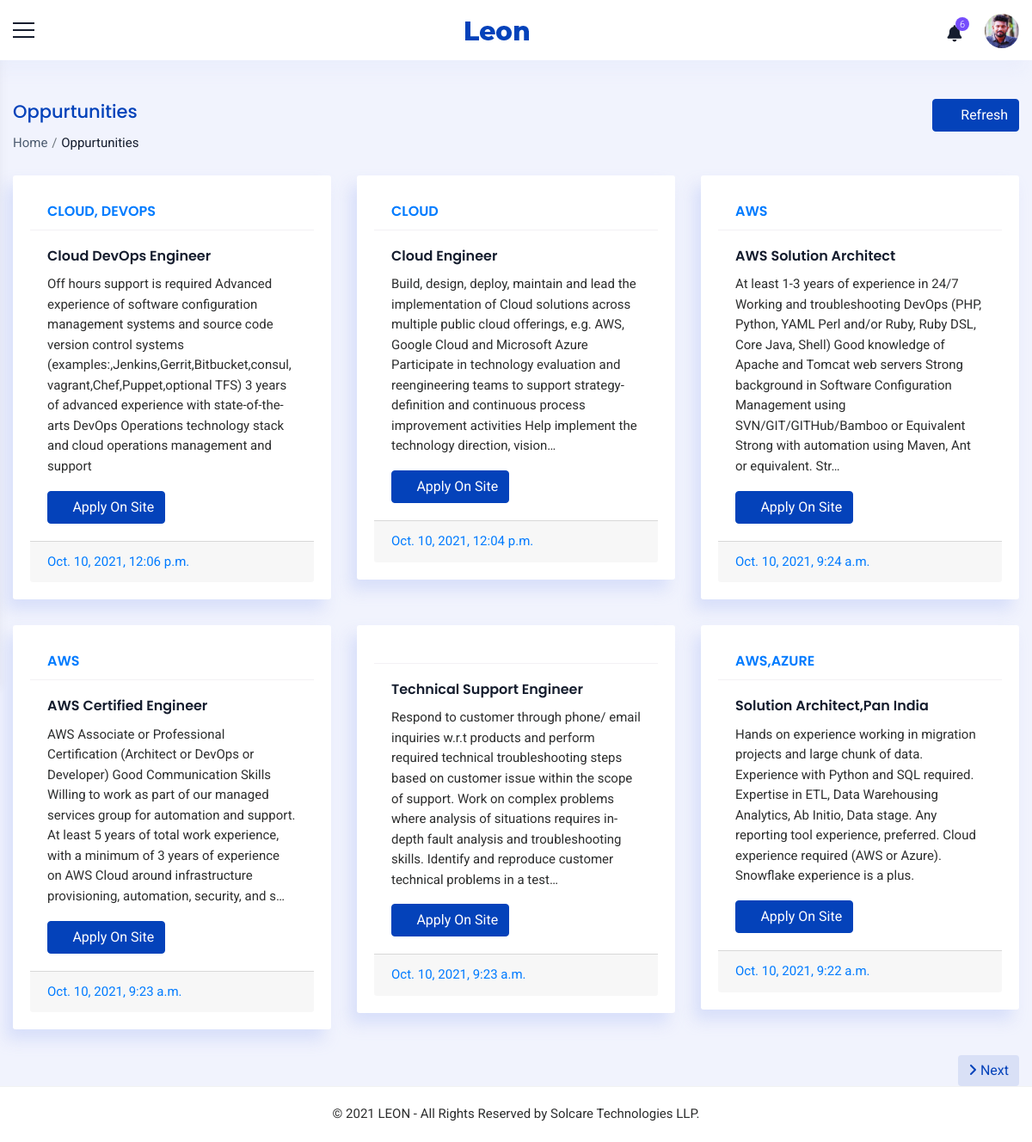
Page /staff/jobs/ (signed in) on the earlier database version.
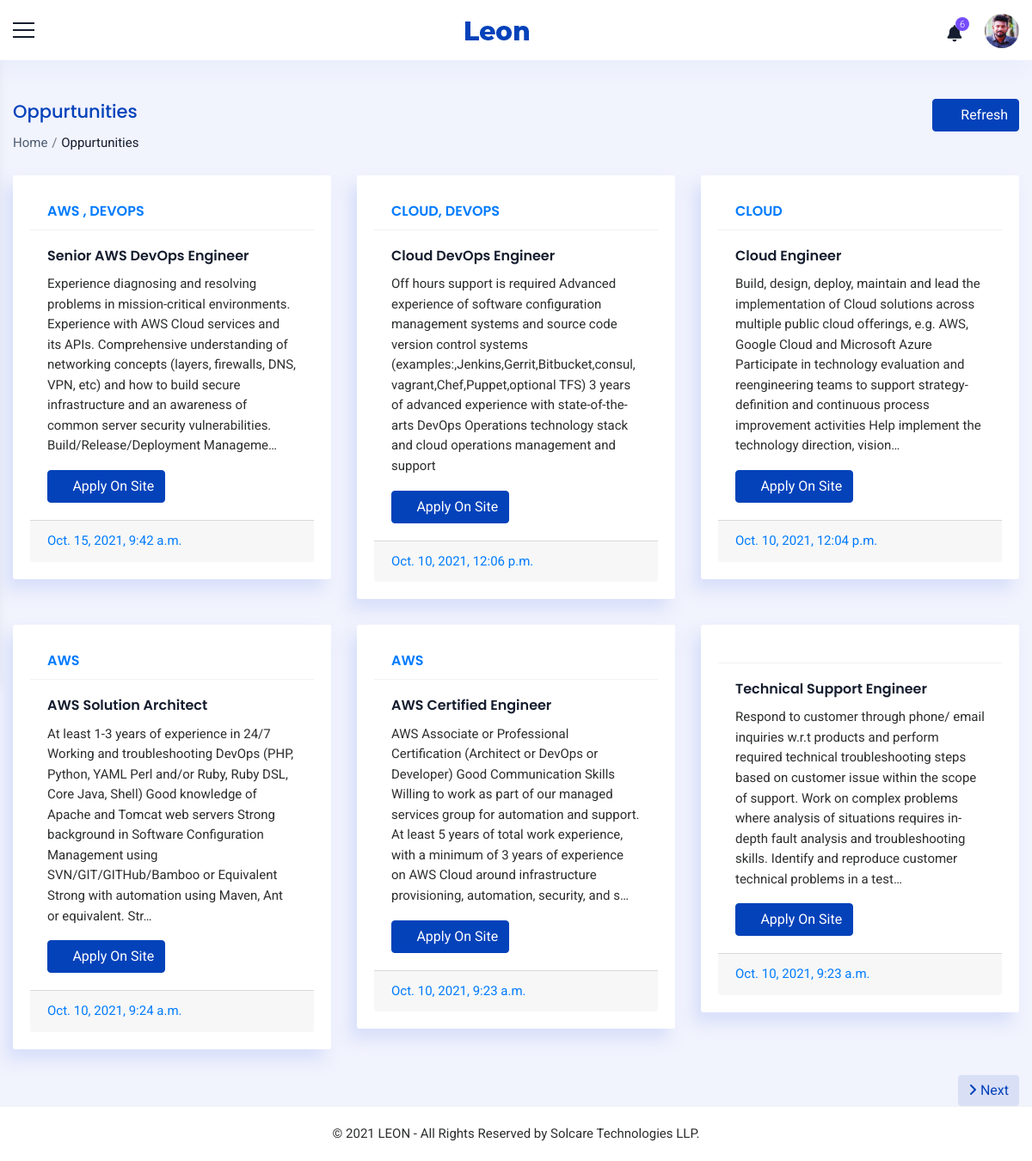
Same page on the later database version.
### accounts/models.py (models this page shows)
class Job(models.Model):
    tags = models.CharField(max_length=500,null=True, blank=True)
    title = models.CharField(max_length=500,null=True, blank=True)
    description = models.TextField(max_length=2000,null=True, blank=True)
    timestamp = models.DateTimeField(null=True, blank=True)
    link = models.URLField(max_length=2000,null=True, blank=True)
    approval = models.CharField(max_length=20,null=True, blank=True,choices=approval_choices)

### accounts/views.py (the view)
# urls.py: path('staff/jobs/',Jobs.as_view(),name='jobs'),
class Jobs(View):
    def get(self, request):
        user = request.user
        if user.is_authenticated:
            staff = Staff.objects.get(user=request.user)
            job = Job.objects.filter(approval="Approved").order_by('-timestamp')
            page = Pagination(request,job,6)
            context = {'staff':staff,'job':page}
            return render(request,'common/jobs.html',context)
        else:
            return render(request,'messages/common/permission_error.html')

### accounts/functions.py (called while the page is built)
def Pagination(request,object,count):
    p = Paginator(object,count)
    page_num = request.GET.get('page',1)
    try:
        page = p.page(page_num)
    except EmptyPage:
        page = p.page(1)
    return (page)

### accounts/templates/common/jobs.html (shortened to what this page needs)
{% extends 'common/main.html' %}
{% load static %}
{% block content %}
{% include 'common/header.html' %}
<div class="container_full">
    <div class="content_wrapper bg_homebefore inner-wrapper tables-sec">
        <div class="container-fluid">
            <div class="breadcrumbbar">
                <div class="row">
                    <div class="col-md-8 col-lg-8">
                        <h4 class="page-title">Oppurtunities</h4>
                        <div class="breadcrumb-list">
                            <ol class="breadcrumb">
                                <li class="breadcrumb-item"><a href="{% url 'home' %}">Home</a></li>
                                <li class="breadcrumb-item active" aria-current="page">Oppurtunities</li>
                            </ol>
                        </div>
                    </div>
                    <div class="col-md-4 col-lg-4 mr-0">
                        <div class="widgetbar">
                            <button class="btn btn-primary" onclick="window.location.reload()"><i class="ti ti-reload mr-2"></i>Refresh</button>
                        </div>
                    </div>
                </div>
            </div>
          <div class="row">
            {% for i in job %}
            <div class="col-md-6 col-lg-6 col-xl-4">
              <div class="card m-b-30">
                <div class="card-header bg-primary-rgba">
                  <h5 class="card-title text-primary" style="text-transform: uppercase;">{{i.tags}}</h5>
                </div>
                <div class="card-body">
                  <h5 class="card-title font-18">{{i.title}}</h5>
                  <p class="card-text">{{i.description|truncatechars:350}}</p>
                  <a href="{{i.link}}" target='_blank' class="btn btn-primary"><i class="ti ti-new-window"></i> Apply On Site</a> </div>
                <div class="card-footer bg-primary-rgba text-primary"> {{i.timestamp}} </div>
              </div>
            </div>
            {% empty %}
            <div class="alert alert-danger" role="alert" style="margin-left: 15px;">
              <p>No job postings found</p>
            </div>
            {% endfor %}
          </div>
          <div class="row">
            <div class="col-12">
              <div class="text-right">
                {% if job.has_next %}
                <a href="{% url 'jobs' %}?page={{ job.next_page_number}}"><button class="btn btn-round btn-primary-rgba" ><i class="fas fa-angle-right"></i> Next</button></a>
                {% endif %}
              </div>
            </div>
          </div>
        </div>
    </div>
    {% include 'common/footer.html' %}
</div>
{% endblock %}

Differences in the rows shown:
no longer on this page (row unchanged): Job: tags "AWS,AZURE", title "Solution Architect,Pan India", description "Hands on experience working in migration projects and large chunk of data. Experience with Python and SQL required. Expertise in ETL, Data Warehousing Analytics, Ab Initio, Data stage. Any reporting tool experience, preferred. Cloud experience required (AWS or Azure). Snowflake experience is a plus.", timestamp "Oct. 10, 2021, 9:22 a.m."
added Job: tags "AWS , DEVOPS", title "Senior AWS DevOps Engineer", description "Experience diagnosing and resolving problems in mission-critical environments. Experience with AWS Cloud services and its APIs. Comprehensive understanding of networking concepts (layers, firewalls, DNS, VPN, etc) and how to build secure infrastructure and an awareness of common server security vulnerabilities. Build/Release/Deployment Manageme…", timestamp "Oct. 15, 2021, 9:42 a.m."
